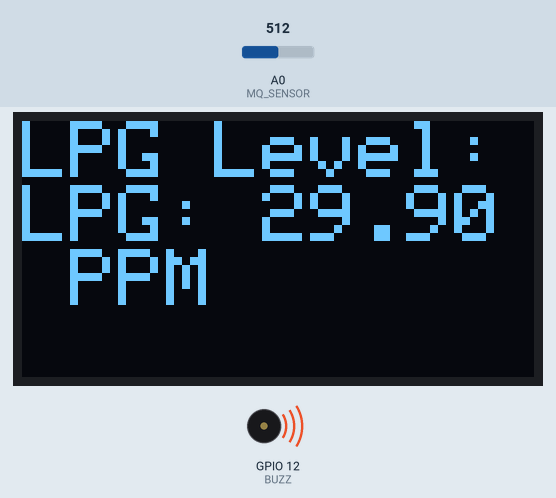
A sketch run on a simulated ESP8266 (Wemos D1 mini). On the bench: 128×64 one-colour display, buzzer (waves = sounding, pin HIGH). The test bench sets the inputs (shaded band); at power-on: A0 (MQ_SENSOR) = 512. WiFi joins after 1.5 s; servers stay silent unless stated; uploads are accepted with an empty reply; what the sketch prints to the serial monitor is not drawn.

Above: at 3.8 s.
3.9 s: A0 (MQ_SENSOR) set to 1023
At 4.4 s:
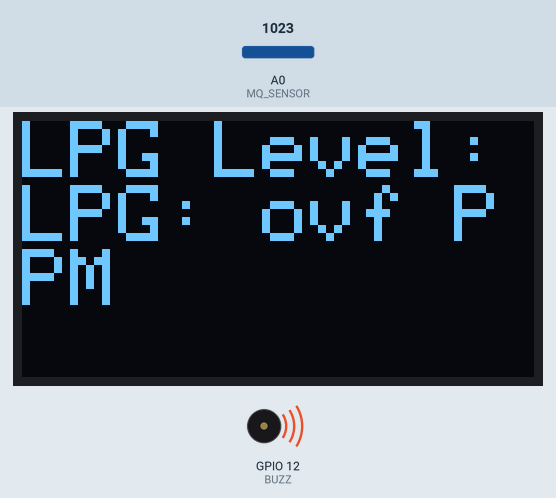
5.8 s: A0 (MQ_SENSOR) set to 287
At 7.3 s:
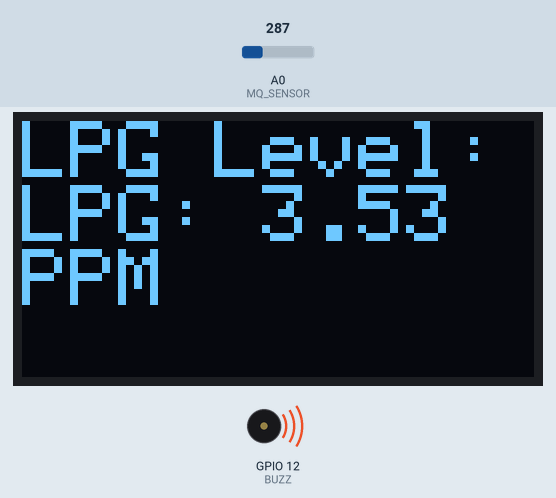
8.4 s: A0 (MQ_SENSOR) set to 261
At 10.2 s:
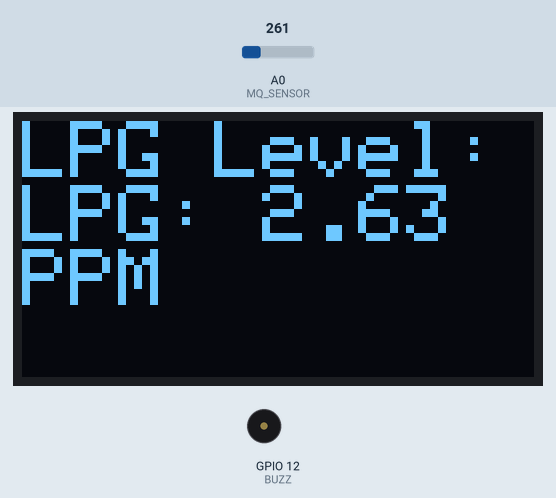
Timing chart, 0 to 11.7 s (numbered marks = the images above; inputs shaded):
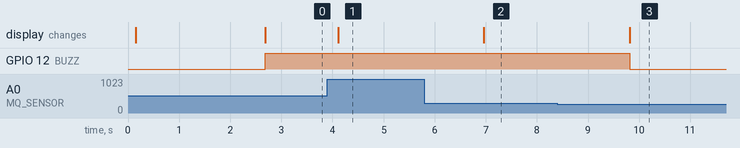

The sketch:

Edgent_ESP8266_copy_20241215184402.ino
```cpp
#include <SPI.h>
#include <Wire.h>
#include <Adafruit_GFX.h>
#include <Adafruit_SSD1306.h>
#include <ESP8266WiFi.h>
#include <ESP8266HTTPClient.h>
#include <ArduinoJson.h>

const char* ssid = "Annisa Stay 2";
const char* password = "17081945";
const char* IPAddr = "192.168.1.24";

WiFiClient NodeMCU;

// OLED Configuration
#define SCREEN_WIDTH 128
#define SCREEN_HEIGHT 64
#define OLED_RESET -1
#define SCREEN_ADDRESS 0x3C
Adafruit_SSD1306 display(SCREEN_WIDTH, SCREEN_HEIGHT, &Wire, OLED_RESET);

// Pin Configuration
#define MQ_SENSOR A0
#define BUZZ 12

// Sensor Calibration Parameters
#define RL 10    // Load resistance in kOhms
#define Ro 2.7   // Sensor resistance in clean air

// LPG Calibration
#define alpg -0.44171
#define blpg 1.21962

float VRL, Rs, ratio, lpg;
bool alarmActive = false;
bool wifiConnected = false;

void setup() {
  Serial.begin(115200);
  delay(100);

  // Pin configuration
  pinMode(BUZZ, OUTPUT);
  digitalWrite(BUZZ, LOW);

  // Initialize OLED display
  if (!display.begin(SSD1306_SWITCHCAPVCC, SCREEN_ADDRESS)) {
    Serial.println(F("SSD1306 allocation failed"));
    while (1);
  }

  // Welcome message on OLED
  display.clearDisplay();
  display.setTextSize(1);
  display.setTextColor(SSD1306_WHITE);
  display.setCursor(0, 0);
  display.println(" IoT LPG ");
  display.println(" Detector ");
  display.display();
  delay(1000);

  // Start WiFi connection
  connectToWiFi();
}

void loop() {
  readSensorData();
  displayData();
  handleAlarm();

  checkWiFiStatus(); // Cek status WiFi secara periodik

  if (wifiConnected) {
    sendDataToServer();
    getPPMValue(); // Ambil nilai PPM dari server jika terhubung
  } else {
    Serial.println("WiFi tidak terhubung, hanya mode offline.");
  }

  delay(1000);   // Delay 1 detik
}

void connectToWiFi() {
  WiFi.begin(ssid, password);
  Serial.print("Menghubungkan ke WiFi");
  int attempt = 0;
  while (WiFi.status() != WL_CONNECTED && attempt < 20) { // Maks 20 percobaan
    delay(500);
    Serial.print(".");
    attempt++;
  }
  if (WiFi.status() == WL_CONNECTED) {
    Serial.println("\nWiFi Terhubung!");
    wifiConnected = true;
  } else {
    Serial.println("\nGagal terhubung ke WiFi.");
    wifiConnected = false;
  }
}

void checkWiFiStatus() {
  if (WiFi.status() != WL_CONNECTED) {
    wifiConnected = false;
    connectToWiFi();
  } else {
    wifiConnected = true;
  }
}

void readSensorData() {
  int sensorValue = analogRead(MQ_SENSOR);
  VRL = sensorValue * (3.3 / 1023.0); // Konversi tegangan
  Rs = ((3.3 * RL) / VRL) - RL;       // Resistansi sensor
  ratio = Rs / Ro;                    // Rasio sensor
  lpg = pow(10, (log10(ratio) - blpg) / alpg);
  Serial.print("LPG Level: ");
  Serial.print(lpg);
  Serial.println(" PPM");
}

void displayData() {
  display.clearDisplay();
  display.setTextSize(2);
  display.setCursor(0, 0);
  display.println("LPG Level:");
  display.print("LPG: ");
  display.print(lpg);
  display.println(" PPM");
  display.display();
}

void handleAlarm() {
  if (lpg > 3) {
    Serial.println("ALERT: High LPG Levels Detected!");
    if (!alarmActive) {
      alarmActive = true;
      digitalWrite(BUZZ, HIGH);
    }
  } else if (alarmActive) {
    alarmActive = false;
    digitalWrite(BUZZ, LOW);
  }
}

void sendDataToServer() {
  HTTPClient http;

  String kodeAlat = "asdasd"; // Ganti dengan kode alat yang sesuai
  String lpgUrl = "http://" + String(IPAddr) + "/alertasAndro/android/kirimdata.php?nilaiLpg=" + String(lpg, 2) + "&kode_alat=" + kodeAlat;

  http.setTimeout(10000); // 10 detik
  http.begin(NodeMCU, lpgUrl); // Gunakan NodeMCU sebagai client

  int httpResponseCode = http.GET();

  if (httpResponseCode > 0) {
    Serial.print("Server Response Code: ");
    Serial.println(httpResponseCode);
  } else {
    Serial.print("Error Sending Data: ");
    Serial.println(http.errorToString(httpResponseCode).c_str());
  }
  http.end();
}

void getPPMValue() {
  HTTPClient http;

  String getPPMUrl = "http://" + String(IPAddr) + "/alertasAndro/android/kirimdata.php?action=getPPM";
  http.begin(NodeMCU, getPPMUrl); // Gunakan NodeMCU sebagai client

  int httpResponseCode = http.GET();

  if (httpResponseCode > 0) {
    String response = http.getString();
    Serial.print("Raw Response: ");
    Serial.println(response); // Debug respons mentah server

    DynamicJsonDocument doc(1024);
    DeserializationError error = deserializeJson(doc, response);

    if (!error) {
      if (doc.containsKey("nilaiLpg") && !doc["nilaiLpg"].isNull()) {
        float ppmValue = doc["nilaiLpg"];
        Serial.print("PPM Value from Server: ");
        Serial.println(ppmValue);
      } else {
        Serial.println("PPM Value is null or not found in the response.");
      }
    } else {
      Serial.print("JSON Deserialization Error: ");
      Serial.println(error.c_str());
    }
  } else {
    Serial.print("Error Getting Data: ");
    Serial.println(http.errorToString(httpResponseCode).c_str());
  }

  http.end();
}

void checkConnectionStatus() {
  HTTPClient http;
  WiFiClient client;

  String checkConnectionUrl = "http://" + String(IPAddr) + "/alertasAndro/android/kirimdata.php?action=checkConnection";
  http.begin(client, checkConnectionUrl);

  int httpResponseCode = http.GET();

  if (httpResponseCode > 0) {
    Serial.println("Connected");
  } else {
    Serial.println("Not Connected");
  }

  http.end();
}
```

Measured:
- the behaviour switches between 273 and 272 on A0 (MQ_SENSOR) (found by bisection; images 2 and 3)
- after the input at 3.9 s, the display: changes after 0.21 s (image 1)
- after the input at 5.8 s, the display: changes after 1.2 s (image 2)
- after the input at 8.4 s, GPIO 12 (BUZZ): HIGH → LOW after 1.4 s; the display: changes after 1.4 s (image 3)
